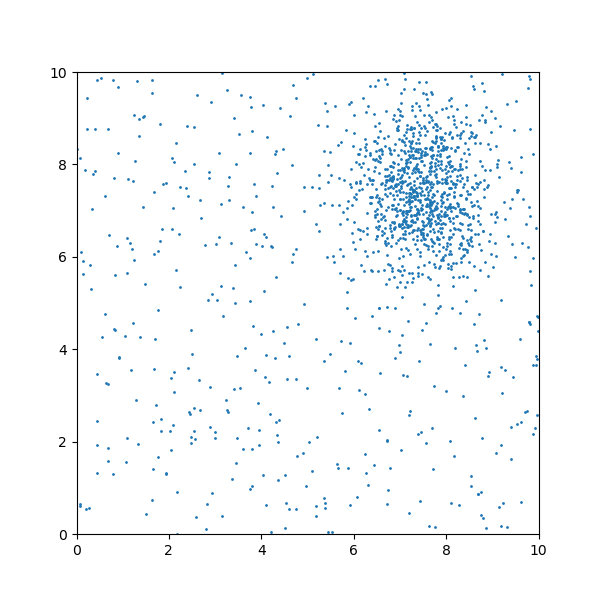
#> input picture projects/darker_region_in_a_image/data/image_1.png, 600 x 600 px
$ jupyter execute darker_region_in_image.ipynb
#> lines starting #> are read from the running program, lines starting #| are printed output that depends on the picture; after the words box and inside, x2 and y2 are one past the last pixel; in counts of white or black regions, pixels touching at a corner belong together
[cell 1]
import os
import cv2
import numpy as np
import matplotlib.pyplot as plt
from PIL import Image, ImageDraw

[cell 2]
def vis_image(image):
    f, ax = plt.subplots(figsize=(8, 8))
    ax.imshow(cv2.cvtColor(image, cv2.COLOR_BGR2RGB))
    ax.axis('off')
    plt.show()

def find_darkest_region(image, a, b):
    min_intensity = float('inf')
    darkest_rect = None

    height, width = image.shape[:2]

    for y in range(height):
        for x in range(width):
            x1 = max(0, x - a // 2)
            y1 = max(0, y - b // 2)
            x2 = min(width, x + a // 2)
            y2 = min(height, y + b // 2)

            region = image[y1:y2, x1:x2]
            average_intensity = np.mean(region)

            if average_intensity < min_intensity:
                min_intensity = average_intensity
                darkest_rect = (x1, y1)

    return darkest_rect

def dibujar_rectangulo(image, coordenada, dimensiones_a, dimensiones_b):
    cv2.rectangle(image, coordenada, (coordenada[0]+dimensiones_a, coordenada[1]+dimensiones_b), (0, 0, 255), 2)
    image_rgb = cv2.cvtColor(image, cv2.COLOR_BGR2RGB)
    plt.imshow(image_rgb)
    plt.axis('off')
    plt.show()

[cell 3]
i = 1
image = cv2.imread(f'data/image_{i}.png')
#> image is the input picture: shape (600, 600, 3); mean B, G, R 251.5, 250.1, 248.1
darkest_rect = find_darkest_region(image, 100, 100)
#> after the loop in find_darkest_region, `for y in range(height):`: region: shape (51, 51, 3); every value is 255
#> after the loop in find_darkest_region, `for y in range(height):`: darkest_rect = (374, 147); min_intensity = 206.8
#> darkest_rect = (374, 147)
dibujar_rectangulo(image, darkest_rect, 100, 100)
#> in dibujar_rectangulo, `cv2.rectangle(image, coordenada, (coordenada[0]+dimensiones_a, coorden..`:
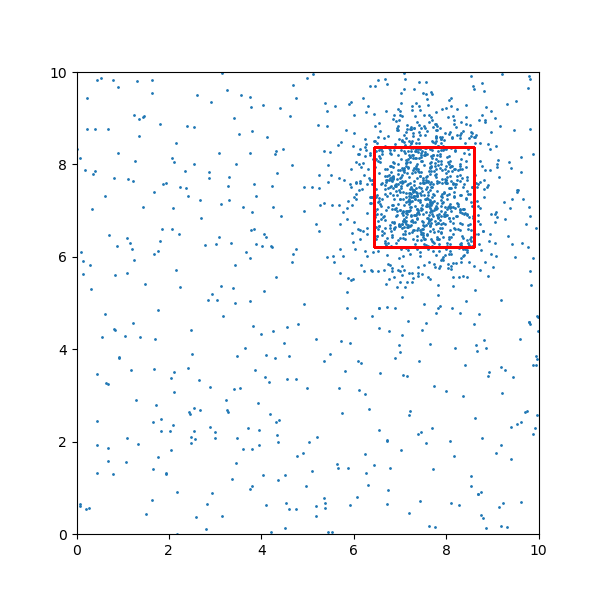
#> image: shape (600, 600, 3); 0.33% of pixels changed, all inside (x1, y1, x2, y2) = (373, 146, 476, 249)

[cell 4]
percent = 0.2

image = cv2.imread('data/image_1.png')
height, width = image.shape[:2]
#> height = 600; width = 600

grayscale_image = cv2.cvtColor(image, cv2.COLOR_BGR2GRAY)
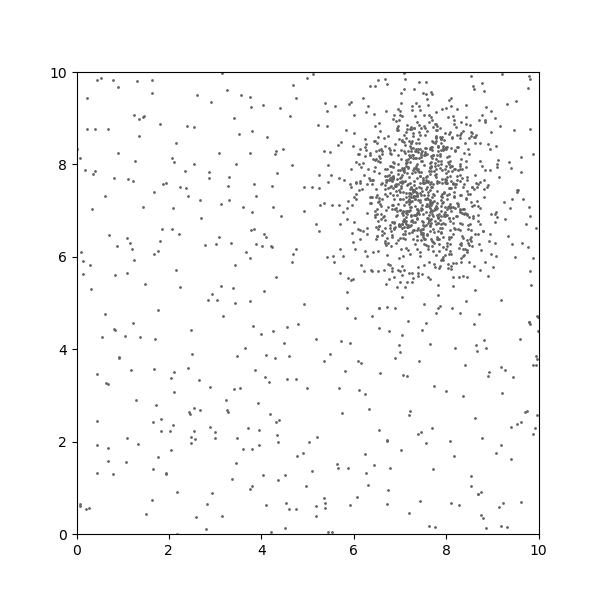
#> grayscale_image: shape (600, 600); min 0, max 255, mean 249.7
resized_image = cv2.resize(grayscale_image, (int(height * percent), int(width * percent)))
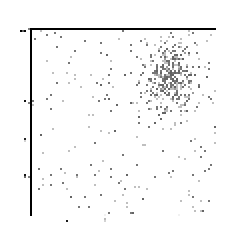
#> resized_image: shape (120, 120) (shown 2 times larger); min 0, max 255, mean 247.9

vis_image(resized_image)

[cell 5]
image = cv2.imread('data/image_1.png')
height, width = image.shape[:2]

grayscale_image = cv2.cvtColor(image, cv2.COLOR_BGR2GRAY)
_, black_white_image = cv2.threshold(grayscale_image, 250, 255, cv2.THRESH_BINARY)
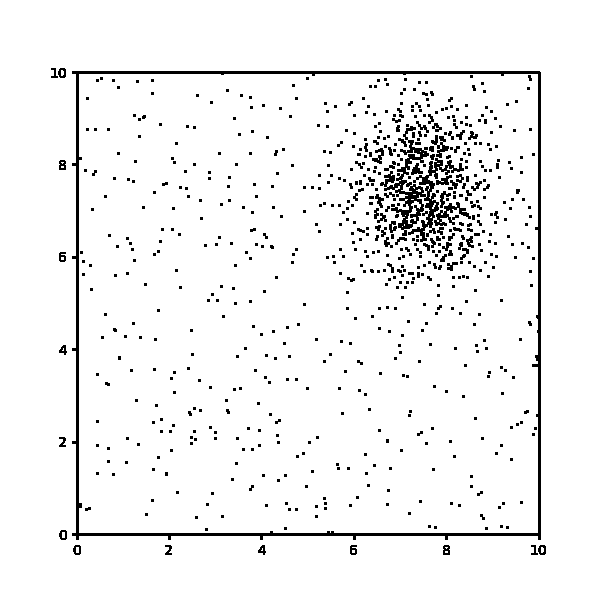
#> black_white_image: shape (600, 600); 95% white; 721 black regions (648 under 20 px), largest, box (x1, y1, x2, y2) and area: (72, 71, 541, 540) 5805, (380, 126, 464, 242) 2336, (434, 202, 471, 226) 334
median = cv2.medianBlur(black_white_image, 15)
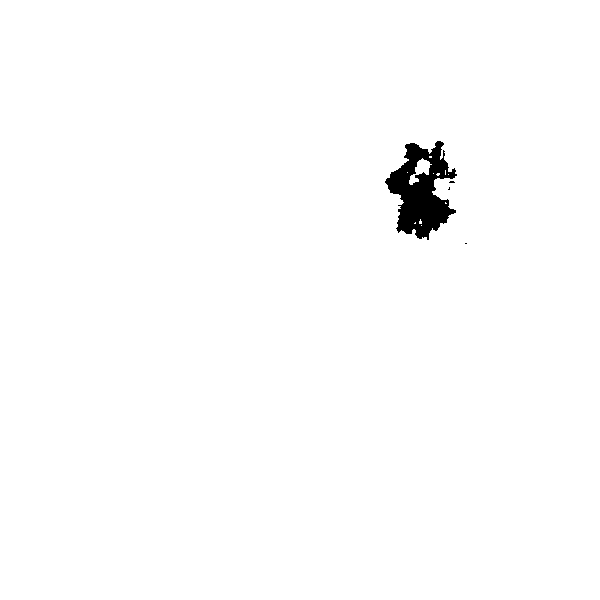
#> median: shape (600, 600); 99% white; 4 black regions (3 under 20 px), largest, box (x1, y1, x2, y2) and area: (385, 141, 457, 240) 3743

vis_image(median)

$ run again, with projects/darker_region_in_a_image/data/image_12.png copied over projects/darker_region_in_a_image/data/image_1.png
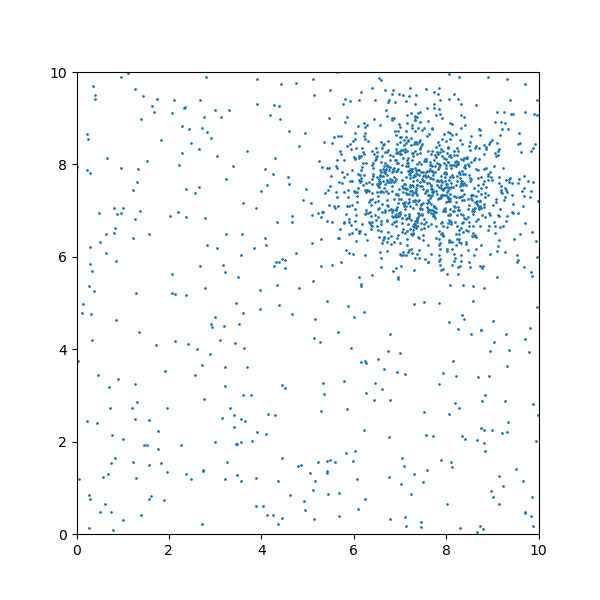
#> input picture projects/darker_region_in_a_image/data/image_12.png, 600 x 600 px
#> image is the input picture: shape (600, 600, 3); mean B, G, R 251.5, 250.1, 248
#> after the loop in find_darkest_region, `for y in range(height):`: darkest_rect = (377, 140); min_intensity = 209
#> `darkest_rect = find_darkest_region(image, 100, 100)`: darkest_rect = (377, 140)
#> image: shape (600, 600, 3); 0.33% of pixels changed, all inside (x1, y1, x2, y2) = (376, 139, 479, 242)
#> `_, black_white_image = cv2.threshold(grayscale_image, 250, 255, cv2.TH..`:
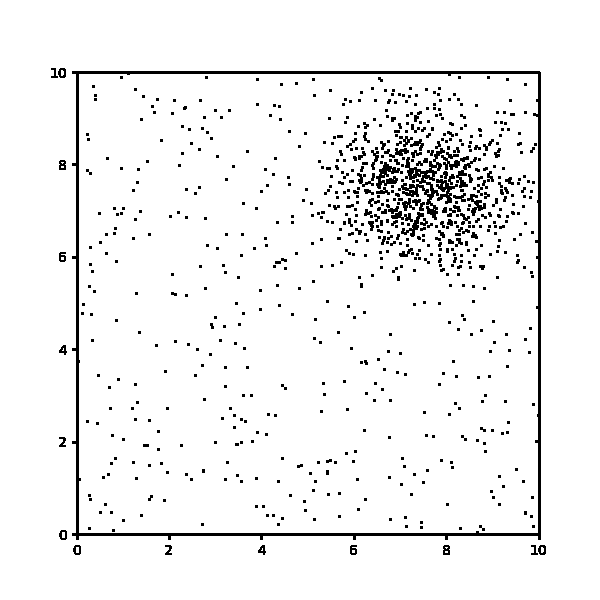
#> black_white_image: shape (600, 600); 95% white; 749 black regions (660 under 20 px), largest, box (x1, y1, x2, y2) and area: (72, 71, 541, 540) 5768, (398, 148, 445, 220) 925, (376, 162, 403, 189) 318
#> `median = cv2.medianBlur(black_white_image, 15)`:
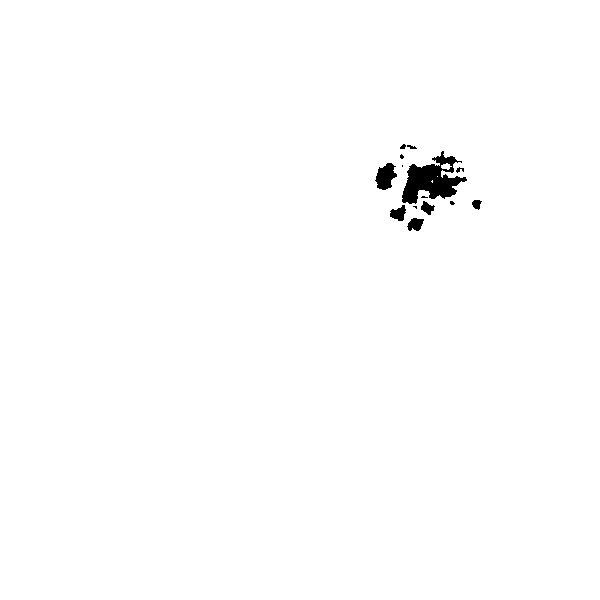
#> median: shape (600, 600); 99.3% white; 14 black regions (5 under 20 px), largest, box (x1, y1, x2, y2) and area: (402, 151, 467, 204) 1680, (375, 163, 397, 190) 383, (390, 205, 406, 221) 163

$ run again, with projects/darker_region_in_a_image/data/image_14.png copied over projects/darker_region_in_a_image/data/image_1.png
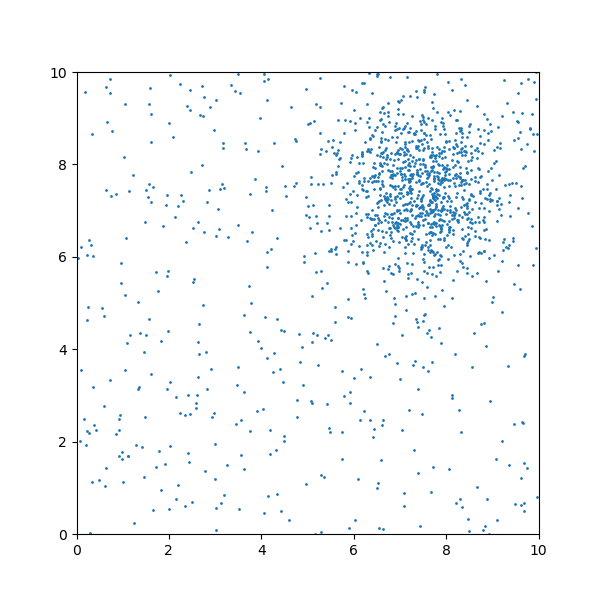
#> input picture projects/darker_region_in_a_image/data/image_14.png, 600 x 600 px
#> image is the input picture: shape (600, 600, 3); mean B, G, R 251.5, 250.1, 248
#> after the loop in find_darkest_region, `for y in range(height):`: darkest_rect = (373, 140); min_intensity = 209.7
#> `darkest_rect = find_darkest_region(image, 100, 100)`: darkest_rect = (373, 140)
#> image: shape (600, 600, 3); 0.33% of pixels changed, all inside (x1, y1, x2, y2) = (372, 139, 475, 242)
#> `_, black_white_image = cv2.threshold(grayscale_image, 250, 255, cv2.TH..`:
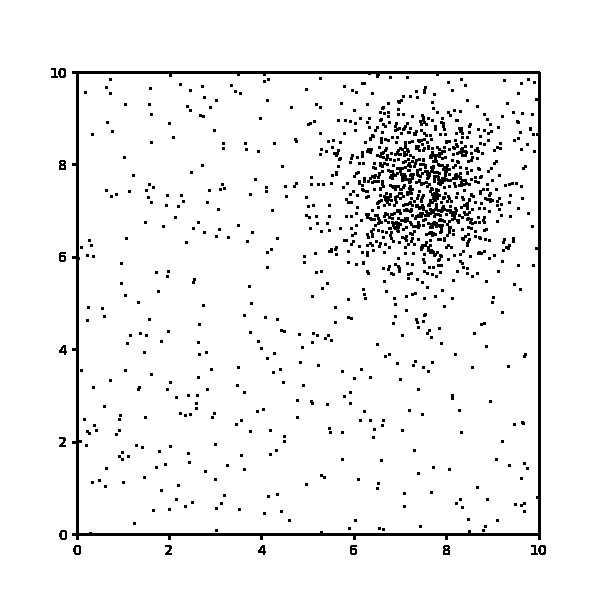
#> black_white_image: shape (600, 600); 95% white; 773 black regions (683 under 20 px), largest, box (x1, y1, x2, y2) and area: (72, 71, 541, 540) 5791, (416, 146, 471, 187) 627, (411, 203, 460, 242) 583
#> `median = cv2.medianBlur(black_white_image, 15)`:
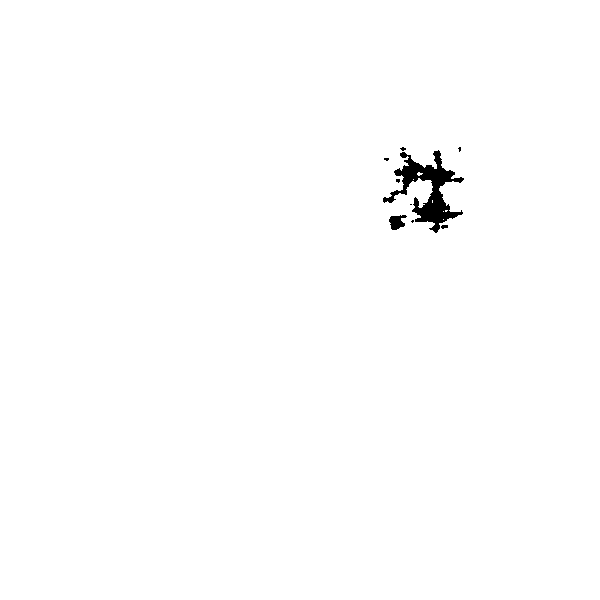
#> median: shape (600, 600); 99.3% white; 9 black regions (6 under 20 px), largest, box (x1, y1, x2, y2) and area: (383, 150, 464, 233) 2161, (389, 215, 407, 230) 176, (441, 225, 448, 229) 22
